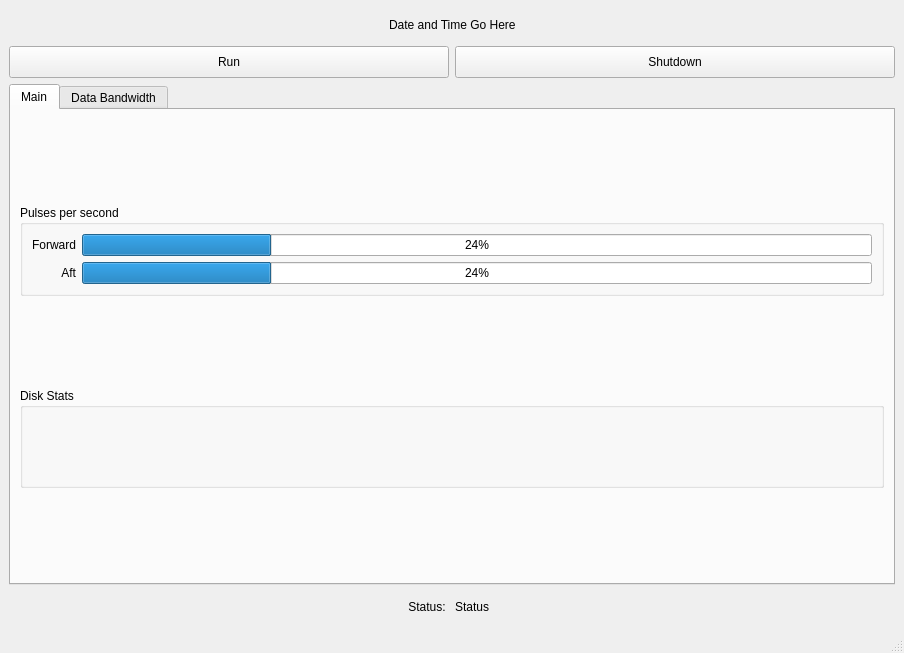
<ui version="4.0" >
 <class>EldoraMain</class>
 <widget class="QMainWindow" name="EldoraMain" >
  <property name="geometry" >
   <rect>
    <x>0</x>
    <y>0</y>
    <width>904</width>
    <height>653</height>
   </rect>
  </property>
  <property name="sizePolicy" >
   <sizepolicy>
    <hsizetype>3</hsizetype>
    <vsizetype>3</vsizetype>
    <horstretch>0</horstretch>
    <verstretch>0</verstretch>
   </sizepolicy>
  </property>
  <property name="windowTitle" >
   <string>Eldora Control</string>
  </property>
  <widget class="QWidget" name="centralwidget" >
   <layout class="QVBoxLayout" >
    <property name="margin" >
     <number>9</number>
    </property>
    <property name="spacing" >
     <number>6</number>
    </property>
    <item>
     <layout class="QHBoxLayout" >
      <property name="margin" >
       <number>0</number>
      </property>
      <property name="spacing" >
       <number>6</number>
      </property>
      <item>
       <spacer>
        <property name="orientation" >
         <enum>Qt::Horizontal</enum>
        </property>
        <property name="sizeHint" >
         <size>
          <width>40</width>
          <height>20</height>
         </size>
        </property>
       </spacer>
      </item>
      <item>
       <widget class="QLabel" name="dateTimeLabel" >
        <property name="sizePolicy" >
         <sizepolicy>
          <hsizetype>5</hsizetype>
          <vsizetype>3</vsizetype>
          <horstretch>0</horstretch>
          <verstretch>0</verstretch>
         </sizepolicy>
        </property>
        <property name="text" >
         <string>Date and Time Go Here</string>
        </property>
       </widget>
      </item>
      <item>
       <spacer>
        <property name="orientation" >
         <enum>Qt::Horizontal</enum>
        </property>
        <property name="sizeHint" >
         <size>
          <width>40</width>
          <height>20</height>
         </size>
        </property>
       </spacer>
      </item>
     </layout>
    </item>
    <item>
     <layout class="QHBoxLayout" >
      <property name="margin" >
       <number>0</number>
      </property>
      <property name="spacing" >
       <number>6</number>
      </property>
      <item>
       <widget class="QPushButton" name="runButton" >
        <property name="sizePolicy" >
         <sizepolicy>
          <hsizetype>1</hsizetype>
          <vsizetype>3</vsizetype>
          <horstretch>0</horstretch>
          <verstretch>0</verstretch>
         </sizepolicy>
        </property>
        <property name="text" >
         <string>Run</string>
        </property>
        <property name="checkable" >
         <bool>true</bool>
        </property>
       </widget>
      </item>
      <item>
       <widget class="QPushButton" name="shutdownButton" >
        <property name="sizePolicy" >
         <sizepolicy>
          <hsizetype>1</hsizetype>
          <vsizetype>3</vsizetype>
          <horstretch>0</horstretch>
          <verstretch>0</verstretch>
         </sizepolicy>
        </property>
        <property name="text" >
         <string>Shutdown</string>
        </property>
       </widget>
      </item>
     </layout>
    </item>
    <item>
     <widget class="QTabWidget" name="tabWidget" >
      <property name="currentIndex" >
       <number>0</number>
      </property>
      <widget class="QWidget" name="tab_2" >
       <attribute name="title" >
        <string>Main</string>
       </attribute>
       <layout class="QVBoxLayout" >
        <property name="margin" >
         <number>9</number>
        </property>
        <property name="spacing" >
         <number>6</number>
        </property>
        <item>
         <spacer>
          <property name="orientation" >
           <enum>Qt::Vertical</enum>
          </property>
          <property name="sizeHint" >
           <size>
            <width>20</width>
            <height>40</height>
           </size>
          </property>
         </spacer>
        </item>
        <item>
         <widget class="QGroupBox" name="groupBox_3" >
          <property name="title" >
           <string>Pulses per second</string>
          </property>
          <layout class="QVBoxLayout" >
           <property name="margin" >
            <number>9</number>
           </property>
           <property name="spacing" >
            <number>6</number>
           </property>
           <item>
            <layout class="QGridLayout" >
             <property name="margin" >
              <number>0</number>
             </property>
             <property name="spacing" >
              <number>6</number>
             </property>
             <item row="0" column="1" >
              <widget class="QProgressBar" name="forwardPulsesProgress" >
               <property name="value" >
                <number>24</number>
               </property>
               <property name="orientation" >
                <enum>Qt::Horizontal</enum>
               </property>
              </widget>
             </item>
             <item row="0" column="0" >
              <widget class="QLabel" name="label_2" >
               <property name="text" >
                <string>Forward</string>
               </property>
               <property name="alignment" >
                <set>Qt::AlignRight|Qt::AlignTrailing|Qt::AlignVCenter</set>
               </property>
              </widget>
             </item>
             <item row="1" column="1" >
              <widget class="QProgressBar" name="aftPulsesProgress" >
               <property name="value" >
                <number>24</number>
               </property>
               <property name="orientation" >
                <enum>Qt::Horizontal</enum>
               </property>
              </widget>
             </item>
             <item row="1" column="0" >
              <widget class="QLabel" name="label_3" >
               <property name="text" >
                <string>Aft</string>
               </property>
               <property name="alignment" >
                <set>Qt::AlignRight|Qt::AlignTrailing|Qt::AlignVCenter</set>
               </property>
              </widget>
             </item>
            </layout>
           </item>
          </layout>
         </widget>
        </item>
        <item>
         <spacer>
          <property name="orientation" >
           <enum>Qt::Vertical</enum>
          </property>
          <property name="sizeHint" >
           <size>
            <width>20</width>
            <height>40</height>
           </size>
          </property>
         </spacer>
        </item>
        <item>
         <widget class="QGroupBox" name="diskStatsBox" >
          <property name="minimumSize" >
           <size>
            <width>0</width>
            <height>100</height>
           </size>
          </property>
          <property name="title" >
           <string>Disk Stats</string>
          </property>
         </widget>
        </item>
        <item>
         <spacer>
          <property name="orientation" >
           <enum>Qt::Vertical</enum>
          </property>
          <property name="sizeHint" >
           <size>
            <width>20</width>
            <height>40</height>
           </size>
          </property>
         </spacer>
        </item>
       </layout>
      </widget>
      <widget class="QWidget" name="tab" >
       <attribute name="title" >
        <string>Data Bandwidth</string>
       </attribute>
       <layout class="QVBoxLayout" >
        <property name="margin" >
         <number>9</number>
        </property>
        <property name="spacing" >
         <number>6</number>
        </property>
        <item>
         <layout class="QHBoxLayout" >
          <property name="margin" >
           <number>0</number>
          </property>
          <property name="spacing" >
           <number>6</number>
          </property>
          <item>
           <spacer>
            <property name="orientation" >
             <enum>Qt::Horizontal</enum>
            </property>
            <property name="sizeHint" >
             <size>
              <width>40</width>
              <height>20</height>
             </size>
            </property>
           </spacer>
          </item>
          <item>
           <widget class="QGroupBox" name="groupBox" >
            <property name="title" >
             <string>Forward Bandwith (0 - 8000 KB/s)</string>
            </property>
            <layout class="QVBoxLayout" >
             <property name="margin" >
              <number>9</number>
             </property>
             <property name="spacing" >
              <number>6</number>
             </property>
             <item>
              <widget class="QDial" name="forwardBWdial" >
               <property name="orientation" >
                <enum>Qt::Horizontal</enum>
               </property>
              </widget>
             </item>
            </layout>
           </widget>
          </item>
          <item>
           <spacer>
            <property name="orientation" >
             <enum>Qt::Horizontal</enum>
            </property>
            <property name="sizeHint" >
             <size>
              <width>40</width>
              <height>20</height>
             </size>
            </property>
           </spacer>
          </item>
          <item>
           <widget class="QGroupBox" name="groupBox_2" >
            <property name="title" >
             <string>    Aft Bandwith (0 - 8000 KB/s)</string>
            </property>
            <layout class="QVBoxLayout" >
             <property name="margin" >
              <number>9</number>
             </property>
             <property name="spacing" >
              <number>6</number>
             </property>
             <item>
              <widget class="QDial" name="aftBWdial" >
               <property name="orientation" >
                <enum>Qt::Horizontal</enum>
               </property>
              </widget>
             </item>
            </layout>
           </widget>
          </item>
          <item>
           <spacer>
            <property name="orientation" >
             <enum>Qt::Horizontal</enum>
            </property>
            <property name="sizeHint" >
             <size>
              <width>40</width>
              <height>20</height>
             </size>
            </property>
           </spacer>
          </item>
         </layout>
        </item>
        <item>
         <widget class="Line" name="line_2" >
          <property name="orientation" >
           <enum>Qt::Horizontal</enum>
          </property>
         </widget>
        </item>
        <item>
         <widget class="QGroupBox" name="forwardDials" >
          <property name="title" >
           <string>Forward Channel Bandwidths (0 - 2000 KB/s)</string>
          </property>
          <layout class="QHBoxLayout" >
           <property name="margin" >
            <number>9</number>
           </property>
           <property name="spacing" >
            <number>6</number>
           </property>
           <item>
            <widget class="QDial" name="dial" >
             <property name="orientation" >
              <enum>Qt::Horizontal</enum>
             </property>
            </widget>
           </item>
           <item>
            <widget class="QDial" name="dial_2" >
             <property name="orientation" >
              <enum>Qt::Horizontal</enum>
             </property>
            </widget>
           </item>
           <item>
            <widget class="QDial" name="dial_3" >
             <property name="orientation" >
              <enum>Qt::Horizontal</enum>
             </property>
            </widget>
           </item>
           <item>
            <widget class="QDial" name="dial_4" >
             <property name="orientation" >
              <enum>Qt::Horizontal</enum>
             </property>
            </widget>
           </item>
           <item>
            <widget class="QDial" name="dial_5" >
             <property name="orientation" >
              <enum>Qt::Horizontal</enum>
             </property>
            </widget>
           </item>
           <item>
            <widget class="QDial" name="dial_6" >
             <property name="orientation" >
              <enum>Qt::Horizontal</enum>
             </property>
            </widget>
           </item>
           <item>
            <widget class="QDial" name="dial_7" >
             <property name="orientation" >
              <enum>Qt::Horizontal</enum>
             </property>
            </widget>
           </item>
           <item>
            <widget class="QDial" name="dial_8" >
             <property name="orientation" >
              <enum>Qt::Horizontal</enum>
             </property>
            </widget>
           </item>
          </layout>
         </widget>
        </item>
        <item>
         <widget class="Line" name="line" >
          <property name="orientation" >
           <enum>Qt::Horizontal</enum>
          </property>
         </widget>
        </item>
        <item>
         <widget class="QGroupBox" name="aftDials" >
          <property name="title" >
           <string>Aft Channel Bandwidths (0 - 2000 KB/s)</string>
          </property>
          <layout class="QHBoxLayout" >
           <property name="margin" >
            <number>9</number>
           </property>
           <property name="spacing" >
            <number>6</number>
           </property>
           <item>
            <widget class="QDial" name="dial_9" >
             <property name="orientation" >
              <enum>Qt::Horizontal</enum>
             </property>
            </widget>
           </item>
           <item>
            <widget class="QDial" name="dial_10" >
             <property name="orientation" >
              <enum>Qt::Horizontal</enum>
             </property>
            </widget>
           </item>
           <item>
            <widget class="QDial" name="dial_11" >
             <property name="orientation" >
              <enum>Qt::Horizontal</enum>
             </property>
            </widget>
           </item>
           <item>
            <widget class="QDial" name="dial_12" >
             <property name="orientation" >
              <enum>Qt::Horizontal</enum>
             </property>
            </widget>
           </item>
           <item>
            <widget class="QDial" name="dial_13" >
             <property name="orientation" >
              <enum>Qt::Horizontal</enum>
             </property>
            </widget>
           </item>
           <item>
            <widget class="QDial" name="dial_14" >
             <property name="orientation" >
              <enum>Qt::Horizontal</enum>
             </property>
            </widget>
           </item>
           <item>
            <widget class="QDial" name="dial_15" >
             <property name="orientation" >
              <enum>Qt::Horizontal</enum>
             </property>
            </widget>
           </item>
           <item>
            <widget class="QDial" name="dial_16" >
             <property name="orientation" >
              <enum>Qt::Horizontal</enum>
             </property>
            </widget>
           </item>
          </layout>
         </widget>
        </item>
       </layout>
      </widget>
     </widget>
    </item>
    <item>
     <layout class="QHBoxLayout" >
      <property name="margin" >
       <number>0</number>
      </property>
      <property name="spacing" >
       <number>6</number>
      </property>
      <item>
       <widget class="QLabel" name="label" >
        <property name="sizePolicy" >
         <sizepolicy>
          <hsizetype>5</hsizetype>
          <vsizetype>3</vsizetype>
          <horstretch>0</horstretch>
          <verstretch>0</verstretch>
         </sizepolicy>
        </property>
        <property name="text" >
         <string>Status: </string>
        </property>
        <property name="alignment" >
         <set>Qt::AlignRight|Qt::AlignTrailing|Qt::AlignVCenter</set>
        </property>
       </widget>
      </item>
      <item>
       <widget class="QLabel" name="statusLabel" >
        <property name="sizePolicy" >
         <sizepolicy>
          <hsizetype>5</hsizetype>
          <vsizetype>3</vsizetype>
          <horstretch>0</horstretch>
          <verstretch>0</verstretch>
         </sizepolicy>
        </property>
        <property name="text" >
         <string>Status</string>
        </property>
       </widget>
      </item>
     </layout>
    </item>
   </layout>
  </widget>
  <widget class="QMenuBar" name="menubar" >
   <property name="geometry" >
    <rect>
     <x>0</x>
     <y>0</y>
     <width>904</width>
     <height>29</height>
    </rect>
   </property>
  </widget>
  <widget class="QStatusBar" name="statusbar" />
 </widget>
 <resources/>
 <connections/>
</ui>
